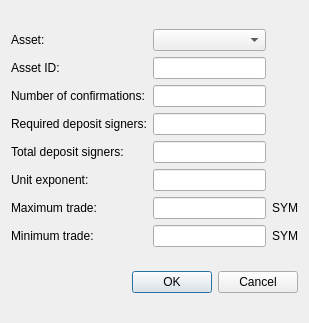
<?xml version="1.0" encoding="UTF-8"?>
<ui version="4.0">
 <class>AddAssetVoteDialog</class>
 <widget class="QDialog" name="AddAssetVoteDialog">
  <property name="geometry">
   <rect>
    <x>0</x>
    <y>0</y>
    <width>309</width>
    <height>323</height>
   </rect>
  </property>
  <property name="windowTitle">
   <string>Dialog</string>
  </property>
  <layout class="QVBoxLayout" name="verticalLayout">
   <item>
    <layout class="QGridLayout" name="gridLayout">
     <item row="0" column="1">
      <widget class="QComboBox" name="assetList"/>
     </item>
     <item row="0" column="0">
      <widget class="QLabel" name="label_7">
       <property name="text">
        <string>Asset:</string>
       </property>
      </widget>
     </item>
     <item row="1" column="0">
      <widget class="QLabel" name="label_2">
       <property name="text">
        <string>Asset ID:</string>
       </property>
      </widget>
     </item>
     <item row="2" column="0">
      <widget class="QLabel" name="label_3">
       <property name="text">
        <string>Number of confirmations:</string>
       </property>
      </widget>
     </item>
     <item row="3" column="0">
      <widget class="QLabel" name="label_4">
       <property name="text">
        <string>Required deposit signers:</string>
       </property>
      </widget>
     </item>
     <item row="4" column="0">
      <widget class="QLabel" name="label_5">
       <property name="text">
        <string>Total deposit signers:</string>
       </property>
      </widget>
     </item>
     <item row="5" column="0">
      <widget class="QLabel" name="label_9">
       <property name="text">
        <string>Unit exponent:</string>
       </property>
      </widget>
     </item>
     <item row="6" column="0">
      <widget class="QLabel" name="label_6">
       <property name="text">
        <string>Maximum trade:</string>
       </property>
      </widget>
     </item>
     <item row="7" column="0">
      <widget class="QLabel" name="label">
       <property name="text">
        <string>Minimum trade:</string>
       </property>
      </widget>
     </item>
     <item row="6" column="2">
      <widget class="QLabel" name="assetSymbol1">
       <property name="text">
        <string>SYM</string>
       </property>
      </widget>
     </item>
     <item row="7" column="2">
      <widget class="QLabel" name="assetSymbol2">
       <property name="text">
        <string>SYM</string>
       </property>
      </widget>
     </item>
     <item row="1" column="1">
      <widget class="QLineEdit" name="assetId"/>
     </item>
     <item row="2" column="1">
      <widget class="QLineEdit" name="confirmations"/>
     </item>
     <item row="3" column="1">
      <widget class="QLineEdit" name="requiredDepositSigners"/>
     </item>
     <item row="4" column="1">
      <widget class="QLineEdit" name="totalDepositSigners"/>
     </item>
     <item row="5" column="1">
      <widget class="QLineEdit" name="unitExponent"/>
     </item>
     <item row="6" column="1">
      <widget class="QLineEdit" name="maxTrade"/>
     </item>
     <item row="7" column="1">
      <widget class="QLineEdit" name="minTrade"/>
     </item>
    </layout>
   </item>
   <item>
    <widget class="QDialogButtonBox" name="buttonBox">
     <property name="standardButtons">
      <set>QDialogButtonBox::Cancel|QDialogButtonBox::Ok</set>
     </property>
    </widget>
   </item>
  </layout>
 </widget>
 <resources/>
 <connections>
  <connection>
   <sender>buttonBox</sender>
   <signal>accepted()</signal>
   <receiver>AddAssetVoteDialog</receiver>
   <slot>accept()</slot>
   <hints>
    <hint type="sourcelabel">
     <x>199</x>
     <y>274</y>
    </hint>
    <hint type="destinationlabel">
     <x>199</x>
     <y>149</y>
    </hint>
   </hints>
  </connection>
  <connection>
   <sender>buttonBox</sender>
   <signal>rejected()</signal>
   <receiver>AddAssetVoteDialog</receiver>
   <slot>reject()</slot>
   <hints>
    <hint type="sourcelabel">
     <x>199</x>
     <y>274</y>
    </hint>
    <hint type="destinationlabel">
     <x>199</x>
     <y>149</y>
    </hint>
   </hints>
  </connection>
 </connections>
</ui>
